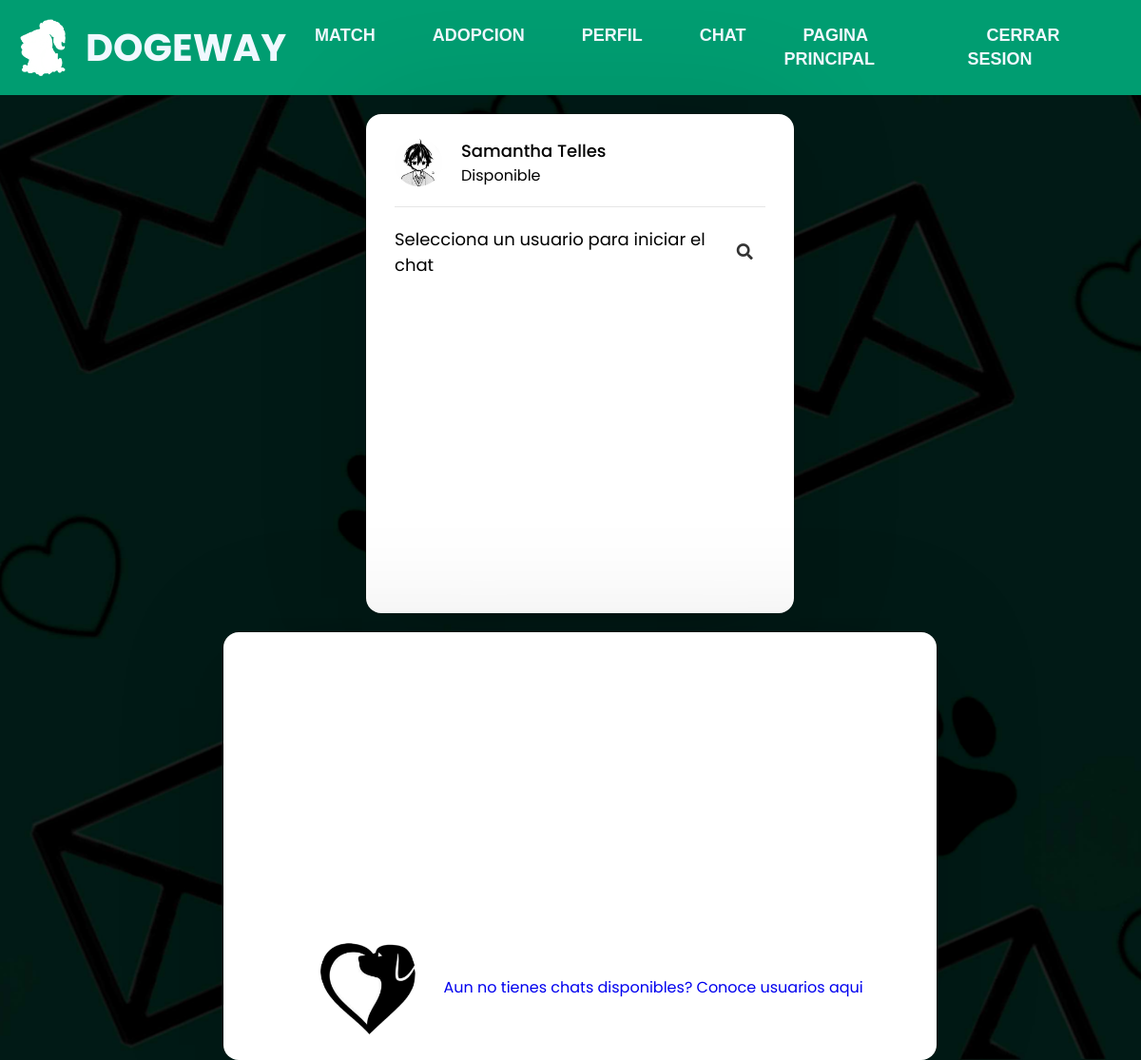
/Dogeway/Chat/users.php (signed in), run on the app's committed database.
### tables this page shows
CREATE TABLE `usuario` (
  `id` int(11) NOT NULL,
  `nombre` varchar(100) NOT NULL,
  `email` varchar(100) NOT NULL,
  `codigo_verificacion` varchar(32) NOT NULL,
  `verificado` tinyint(1) NOT NULL DEFAULT 0,
  `pass` varchar(50) NOT NULL,
  `curp` varchar(20) NOT NULL,
  `telefono` varchar(15) NOT NULL,
  `nickname` varchar(30) NOT NULL,
  `apellidos` varchar(50) NOT NULL,
  `municipio` varchar(50) NOT NULL,
  `fechanac` date NOT NULL,
  `fotografia` varchar(128) NOT NULL,
  `archivo_n` varchar(128) NOT NULL,
  `ine` text NOT NULL,
  `admin` int(2) NOT NULL DEFAULT 0,
  `status` varchar(20) NOT NULL,
  `unique_id` int(255) NOT NULL
);

### Dogeway/Inicio/includes/user.php (called while the page is built, shortened)
<?php
include_once 'db.php';
class User extends DB{
    public function setUser($user){
        $query = $this->connect()->prepare('SELECT * FROM usuario WHERE nickname = :user');
        $query->execute(['user' => $user]);
        foreach ($query as $currentUser) {
            $this->UniqueId = $currentUser['unique_id'];
        }
    }
    public function getUniqueId(){
        return $this->UniqueId;
    }
}
?>

### Dogeway/Inicio/includes/db.php (called while the page is built)
<?php
class DB{
    private $host;
    private $db;
    private $user;
    private $password;
    private $charset;
    public function __construct(){
        $this->host     = 'localhost';
        $this->db       = 'dogeway';
        $this->user     = 'root';
        $this->password = "";
        $this->charset  = 'utf8mb4';
    }
    function connect(){
        try{
            $connection = "mysql:host=" . $this->host . ";dbname=" . $this->db . ";charset=" . $this->charset;
            $options = [
                PDO::ATTR_ERRMODE            => PDO::ERRMODE_EXCEPTION,
                PDO::ATTR_EMULATE_PREPARES   => false,
            ];
            $pdo = new PDO($connection, $this->user, $this->password, $options);
            return $pdo;
        }catch(PDOException $e){
            print_r('Error connection: ' . $e->getMessage());
        }
    }
}
?>

### Dogeway/Chat/users.php (the view, shortened to what this page needs)
<?php
    include_once '../Inicio/includes/user.php';
    include_once "php/config.php";
    $userSession = new UserSession();
    $user = new User();
    if(isset($_SESSION['user'])){
    $user->setUser($userSession->getCurrentUser());
?>
<?php include_once "header.php"; ?>
<body>
  <div class="wrapper">
    <section class="users">
      <header>
        <div class="content">
          <?php
          $sql = mysqli_query($conn, "SELECT * FROM usuario WHERE unique_id = {$user->getUniqueId()}");
          if (mysqli_num_rows($sql) > 0) {
            $row = mysqli_fetch_assoc($sql);
          }
          ?>
          <img src="../Registro/archivos/<?php echo $row['fotografia']; ?>" alt="">
          <div class="details">
            <span><?php echo $row['nombre'] . " " . $row['apellidos'] ?></span>
            <p><?php echo $row['status']; ?></p>
          </div>
        </div>
      </header>
      <div class="search">
        <span class="text">Selecciona un usuario para iniciar el chat</span>
        <button><i class="fas fa-search"></i></button>
      </div>
    </section>
  </div>
  <div class="wrapper2">
    <div class="texto">
        <img src="../Imagenes/siluetachat.png" width="150px" height="150px" align="center">
        <a href="../Match/lista.php">Aun no tienes chats disponibles? Conoce usuarios aqui</a>
    </div>
  </div>
</body>
</html>
<?php
} else {
  header("Location: ../Inicio/index.php");
  exit();
}
?>

### Dogeway/Chat/estils.css (style rules this page uses)
* { margin: 0; padding: 0; box-sizing: border-box; text-decoration: none; font-family: 'Poppins', sans-serif; }
body { background-image: url(../Imagenes/correo.jpg); display: flex; flex-wrap: wrap; justify-content: center; background-size: cover; background-position: center; }
.wrapper { margin-left: 20px ; margin-top: 20px ; background: #fff; max-width: 450px; width: 50%; height: 525px; border-radius: 16px; box-shadow: 0 0 128px 0 rgba(0,0,0,0.1), 0 32px 64px -48px rgba(0,0,0,0.5); }
.wrapper2 { margin-left: 20px ; margin-top: 20px ; background: #fff; max-width: 750px; width: 100%; border-radius: 16px; box-shadow: 0 0 128px 0 rgba(0,0,0,0.1), 0 32px 64px -48px rgba(0,0,0,0.5); }
.texto { text-align: center; margin-top: 40%; }
.users { padding: 25px 30px; }
.users header, .users-list a { display: flex; align-items: center; padding-bottom: 20px; border-bottom: 1px solid #e6e6e6; justify-content: space-between; }
.wrapper img { object-fit: cover; border-radius: 50%; }
.users header img { height: 50px; width: 50px; }
:is(.users, .users-list) .content { display: flex; align-items: center; }
:is(.users, .users-list) .content .details { color: #000; margin-left: 20px; }
:is(.users, .users-list) .details span { font-size: 18px; font-weight: 500; }
.users .search { margin: 20px 0; display: flex; position: relative; align-items: center; justify-content: space-between; }
.users .search .text { font-size: 18px; }
.users .search button { position: relative; z-index: 1; width: 47px; height: 42px; font-size: 17px; cursor: pointer; border: none; background: #fff; color: #333; outline: none; border-radius: 0 5px 5px 0; transition: all 0.2s ease; }
header { width: 100%; }
button { padding: 0; background: none; border: none; }

### data on the page
usuario: fotografia (picture), nombre "Samantha", apellidos "Telles", status "Disponible"
